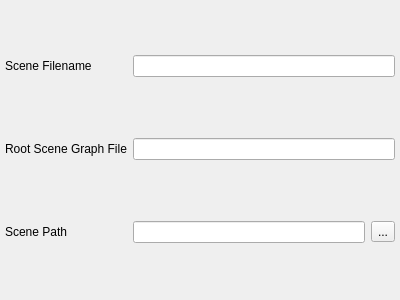
<?xml version="1.0" encoding="UTF-8"?>
<ui version="4.0">
 <class>SceneFilePage</class>
 <widget class="QWidget" name="SceneFilePage">
  <property name="geometry">
   <rect>
    <x>0</x>
    <y>0</y>
    <width>400</width>
    <height>300</height>
   </rect>
  </property>
  <property name="windowTitle">
   <string>Form</string>
  </property>
  <layout class="QGridLayout" name="gridLayout">
   <property name="leftMargin">
    <number>5</number>
   </property>
   <property name="topMargin">
    <number>0</number>
   </property>
   <property name="rightMargin">
    <number>5</number>
   </property>
   <property name="bottomMargin">
    <number>0</number>
   </property>
   <item row="0" column="0">
    <widget class="QLabel" name="label">
     <property name="text">
      <string>Scene Filename</string>
     </property>
    </widget>
   </item>
   <item row="0" column="1" colspan="2">
    <widget class="QLineEdit" name="m_sceneFile">
     <property name="toolTip">
      <string>The editor's scene configuration file. Must be specified relative to the Scene Path</string>
     </property>
    </widget>
   </item>
   <item row="1" column="0">
    <widget class="QLabel" name="label_3">
     <property name="text">
      <string>Root Scene Graph File</string>
     </property>
    </widget>
   </item>
   <item row="1" column="1" colspan="2">
    <widget class="QLineEdit" name="m_sceneGraphFile">
     <property name="toolTip">
      <string>The Horde3D root scene graph file. Must be relative to the scene path. If name contains a directory, it will be created if it does not already exist.</string>
     </property>
    </widget>
   </item>
   <item row="2" column="0">
    <widget class="QLabel" name="label_2">
     <property name="text">
      <string>Scene Path</string>
     </property>
    </widget>
   </item>
   <item row="2" column="1">
    <widget class="QLineEdit" name="m_scenePath">
     <property name="toolTip">
      <string>Directory where all scene data will be stored</string>
     </property>
    </widget>
   </item>
   <item row="2" column="2">
    <widget class="QToolButton" name="m_setScenePath">
     <property name="text">
      <string>...</string>
     </property>
    </widget>
   </item>
  </layout>
 </widget>
 <resources/>
 <connections/>
</ui>
